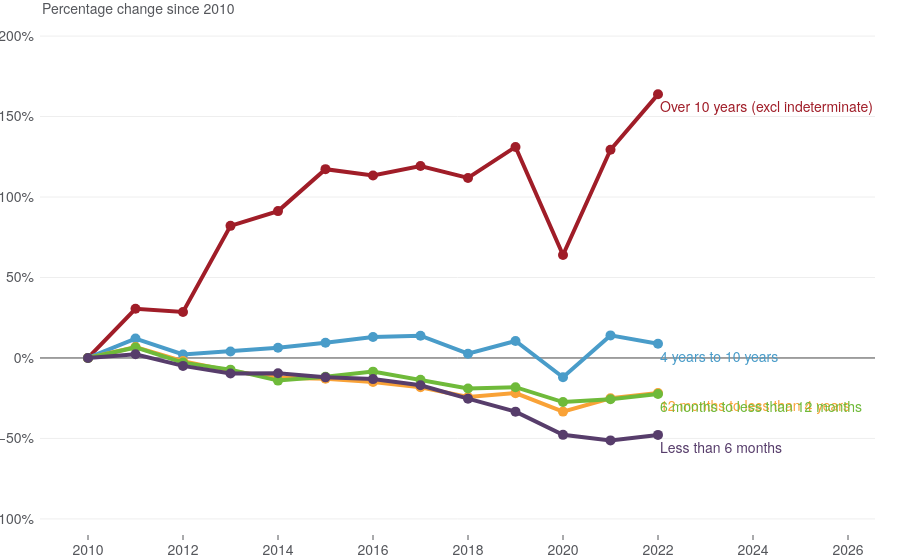

The notebook cell this image was saved under:
### Code cell
fig = go.Figure()
trace_list= []

for i in df["sentence"].unique():
    df_type = df[df["sentence"] == i]

    trace = go.Scatter(
        x=df_type["year"],
        y=df_type["percent"],
        mode="lines+markers",
        text=df_type['sentence'],
        name=str(df_type['sentence'].iloc[0]),
        customdata=df_type['percent'],
        hovertemplate="<b>%{text}</b><br>Change since 2010: %{y:,.0f}%<extra></extra>"
        )
    
    trace_list.append(trace)

fig.add_traces(trace_list)

# Set y-axes range
fig.update_yaxes(range=[-110, 210])

# Axis parameter adjustments
fig.update_layout(
    xaxis_ticks="inside",
    margin_pad=5,
    margin = dict(t=20, b=25, l=40, r=25),
    yaxis_ticksuffix='%'
)

## Chart annotations
annotations = []

# Add y-axis label annotation
prt_theme.add_annotation(annotations, "Percentage change since 2010", annotation_type="y-axis")

# Add trace label annotation
prt_theme.add_annotation(annotations, annotation_type="trace_label", trace_list=trace_list, trace_list_idx=3, y=-5)

# Adding annotations to layout
fig.update_layout(annotations=annotations)
fig.show()

### Figure 1 — Plotly figure (JSON) as saved in the notebook; plotly's stock layout.template omitted (floating-point values rounded to 4 significant figures)
{"data": [{"customdata": [0, 30.54, 28.6, 82.1, 91.25, 117.3, 113.4, 119.3, 111.9, 131.1, 64.01, 129.4, 163.8], "hovertemplate": "<b>%{text}</b><br>Change since 2010: %{y:,.0f}%<extra></extra>", "mode": "lines+markers", "name": "Over 10 years (excl indeterminate)", "text": ["Over 10 years (excl indeterminate)", "Over 10 years (excl indeterminate)", "Over 10 years (excl indeterminate)", "Over 10 years (excl indeterminate)", "Over 10 years (excl indeterminate)", "Over 10 years (excl indeterminate)", "Over 10 years (excl indeterminate)", "Over 10 years (excl indeterminate)", "Over 10 years (excl indeterminate)", "Over 10 years (excl indeterminate)", "Over 10 years (excl indeterminate)", "Over 10 years (excl indeterminate)", "Over 10 years (excl indeterminate)"], "type": "scatter", "x": [2010, 2011, 2012, 2013, 2014, 2015, 2016, 2017, 2018, 2019, 2020, 2021, 2022], "y": [0, 30.54, 28.6, 82.1, 91.25, 117.3, 113.4, 119.3, 111.9, 131.1, 64.01, 129.4, 163.8]}, {"customdata": [0, 12.05, 2.165, 4.049, 6.376, 9.454, 13.05, 13.84, 2.665, 10.56, -12.0, 14.03, 8.82], "hovertemplate": "<b>%{text}</b><br>Change since 2010: %{y:,.0f}%<extra></extra>", "mode": "lines+markers", "name": "4 years to 10 years", "text": ["4 years to 10 years", "4 years to 10 years", "4 years to 10 years", "4 years to 10 years", "4 years to 10 years", "4 years to 10 years", "4 years to 10 years", "4 years to 10 years", "4 years to 10 years", "4 years to 10 years", "4 years to 10 years", "4 years to 10 years", "4 years to 10 years"], "type": "scatter", "x": [2010, 2011, 2012, 2013, 2014, 2015, 2016, 2017, 2018, 2019, 2020, 2021, 2022], "y": [0, 12.05, 2.165, 4.049, 6.376, 9.454, 13.05, 13.84, 2.665, 10.56, -12.0, 14.03, 8.82]}, {"customdata": [0, 6.754, -1.948, -8.013, -12.26, -12.94, -14.96, -18.22, -24.23, -21.84, -33.32, -25.04, -21.72], "hovertemplate": "<b>%{text}</b><br>Change since 2010: %{y:,.0f}%<extra></extra>", "mode": "lines+markers", "name": "12 months to less than 4 years", "text": ["12 months to less than 4 years", "12 months to less than 4 years", "12 months to less than 4 years", "12 months to less than 4 years", "12 months to less than 4 years", "12 months to less than 4 years", "12 months to less than 4 years", "12 months to less than 4 years", "12 months to less than 4 years", "12 months to less than 4 years", "12 months to less than 4 years", "12 months to less than 4 years", "12 months to less than 4 years"], "type": "scatter", "x": [2010, 2011, 2012, 2013, 2014, 2015, 2016, 2017, 2018, 2019, 2020, 2021, 2022], "y": [0, 6.754, -1.948, -8.013, -12.26, -12.94, -14.96, -18.22, -24.23, -21.84, -33.32, -25.04, -21.72]}, {"customdata": [0, 6.542, -2.885, -7.246, -14.05, -11.64, -8.49, -13.56, -19.02, -18.16, -27.41, -25.65, -22.38], "hovertemplate": "<b>%{text}</b><br>Change since 2010: %{y:,.0f}%<extra></extra>", "mode": "lines+markers", "name": "6 months to less than 12 months", "text": ["6 months to less than 12 months", "6 months to less than 12 months", "6 months to less than 12 months", "6 months to less than 12 months", "6 months to less than 12 months", "6 months to less than 12 months", "6 months to less than 12 months", "6 months to less than 12 months", "6 months to less than 12 months", "6 months to less than 12 months", "6 months to less than 12 months", "6 months to less than 12 months", "6 months to less than 12 months"], "type": "scatter", "x": [2010, 2011, 2012, 2013, 2014, 2015, 2016, 2017, 2018, 2019, 2020, 2021, 2022], "y": [0, 6.542, -2.885, -7.246, -14.05, -11.64, -8.49, -13.56, -19.02, -18.16, -27.41, -25.65, -22.38]}, {"customdata": [0, 2.32, -4.936, -9.698, -9.542, -12.05, -13.13, -16.96, -25.29, -33.36, -47.76, -51.21, -47.8], "hovertemplate": "<b>%{text}</b><br>Change since 2010: %{y:,.0f}%<extra></extra>", "mode": "lines+markers", "name": "Less than 6 months", "text": ["Less than 6 months", "Less than 6 months", "Less than 6 months", "Less than 6 months", "Less than 6 months", "Less than 6 months", "Less than 6 months", "Less than 6 months", "Less than 6 months", "Less than 6 months", "Less than 6 months", "Less than 6 months", "Less than 6 months"], "type": "scatter", "x": [2010, 2011, 2012, 2013, 2014, 2015, 2016, 2017, 2018, 2019, 2020, 2021, 2022], "y": [0, 2.32, -4.936, -9.698, -9.542, -12.05, -13.13, -16.96, -25.29, -33.36, -47.76, -51.21, -47.8]}], "layout": {"annotations": [{"font": {"size": 14}, "showarrow": false, "text": "Percentage change since 2010", "x": 0, "xanchor": "left", "xref": "paper", "y": 1, "yanchor": "bottom", "yref": "paper"}, {"font": {"color": "#A01D28", "size": 14}, "showarrow": false, "text": "Over 10 years (excl indeterminate)", "x": 2022, "xanchor": "left", "xref": "x", "y": 163.8, "yanchor": "top", "yref": "y"}, {"font": {"color": "#499CC9", "size": 14}, "showarrow": false, "text": "4 years to 10 years", "x": 2022, "xanchor": "left", "xref": "x", "y": 8.82, "yanchor": "top", "yref": "y"}, {"font": {"color": "#F9A237", "size": 14}, "showarrow": false, "text": "12 months to less than 4 years", "x": 2022, "xanchor": "left", "xref": "x", "y": -21.72, "yanchor": "top", "yref": "y"}, {"font": {"color": "#6FBA3A", "size": 14}, "showarrow": false, "text": "6 months to less than 12 months", "x": 2022, "xanchor": "left", "xref": "x", "y": -22.38, "yanchor": "top", "yref": "y"}, {"font": {"color": "#573D6B", "size": 14}, "showarrow": false, "text": "Less than 6 months", "x": 2022, "xanchor": "left", "xref": "x", "y": -47.8, "yanchor": "top", "yref": "y"}], "margin": {"b": 25, "l": 40, "pad": 5, "r": 25, "t": 20}, "xaxis": {"ticks": "inside"}, "yaxis": {"range": [-110, 210], "ticksuffix": "%"}}}
